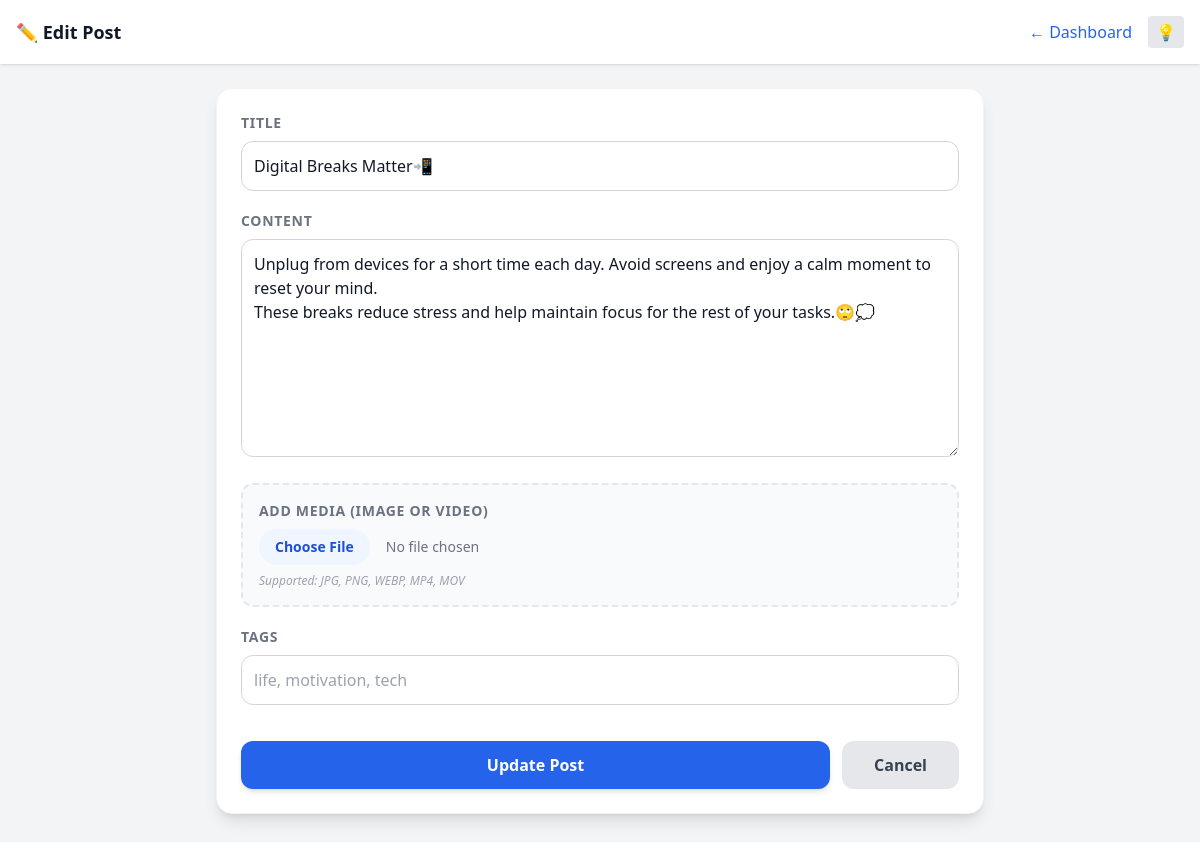
Screenshot of /edit/3 (signed in) with the database file from the repository.
### app.py (models this page shows)
class Post(db.Model):
    id = db.Column(db.Integer, primary_key=True)
    title = db.Column(db.String(200), nullable=False)
    content = db.Column(db.Text, nullable=False)
    slug = db.Column(db.String(200), unique=True, nullable=False)
    author = db.Column(db.String(80), nullable=False, default="Guest")
    created_at = db.Column(db.DateTime, default=datetime.utcnow)
    approved = db.Column(db.Boolean, default=False)
    tags = db.Column(db.String(200), nullable=True)
    media_file = db.Column(db.String(200), nullable=True)
    media_type = db.Column(db.String(10), nullable=True) # 'image' or 'video'

### app.py (the view, shortened to what this page needs)
@app.route('/edit/<int:post_id>', methods=['GET', 'POST'])
@login_required
def edit_post(post_id):
    post = Post.query.get_or_404(post_id)
    user = User.query.get(session['user_id'])
    if post.author != user.username and not user.is_admin:
        return redirect(url_for('dashboard'))
    return render_template('create_post.html', post=post)

### app.py (called while the page is built)
def login_required(f):
    @wraps(f)
    def decorated(*args, **kwargs):
        if not session.get('user_id'):
            flash("Please login first!")
            return redirect(url_for('login'))
        return f(*args, **kwargs)
    return decorated

@app.context_processor
def utility_processor():
    def get_user_by_username(username):
        return User.query.filter_by(username=username).first()
    return dict(get_user_by_username=get_user_by_username, get_read_time=get_read_time)

### templates/create_post.html (shortened to what this page needs)
<!DOCTYPE html>
<html lang="en">
<head>
    <script src="https://cdn.tailwindcss.com"></script>
</head>
<body class="bg-gray-100 dark:bg-gray-900 text-gray-900 dark:text-gray-100 transition-colors duration-300">
<header class="flex justify-between items-center p-4 bg-white dark:bg-gray-800 shadow sticky top-0 z-50">
    <div class="font-bold text-lg">{{ '✏️ Edit Post' if post else '✨ Create Post' }}</div>
    <div class="flex items-center space-x-4">
        <a href="{{ url_for('dashboard') }}" class="text-blue-600 dark:text-blue-400 hover:underline font-medium">← Dashboard</a>
        <span id="darkToggle" class="cursor-pointer px-2 py-1 bg-gray-200 dark:bg-gray-700 rounded text-gray-800 dark:text-gray-200 hover:bg-gray-300 dark:hover:bg-gray-600 transition">💡</span>
    </div>
</header>
<div class="max-w-3xl mx-auto p-6 bg-white dark:bg-gray-800 rounded-2xl shadow-lg mt-6 mb-10 transition-colors duration-300 border border-gray-100 dark:border-gray-700">
    <form method="POST" enctype="multipart/form-data" class="space-y-5">
        <div>
            <label class="block text-sm font-bold mb-2 text-gray-500 uppercase tracking-wider">Title</label>
            <input type="text" name="title" placeholder="Enter post title..." required
                   value="{{ post.title if post else '' }}"
                   class="w-full p-3 rounded-xl border border-gray-300 dark:border-gray-600 bg-white dark:bg-gray-700 text-gray-900 dark:text-gray-100 focus:ring-2 focus:ring-blue-500 outline-none transition">
        </div>
        <div>
            <label class="block text-sm font-bold mb-2 text-gray-500 uppercase tracking-wider">Content</label>
            <textarea name="content" placeholder="Write your thoughts here..." rows="8" required
                      class="w-full p-3 rounded-xl border border-gray-300 dark:border-gray-600 bg-white dark:bg-gray-700 text-gray-900 dark:text-gray-100 focus:ring-2 focus:ring-blue-500 outline-none transition">{{ post.content if post else '' }}</textarea>
        </div>
        <div class="p-4 bg-gray-50 dark:bg-gray-700/50 rounded-xl border-2 border-dashed border-gray-200 dark:border-gray-600">
            <label class="block text-sm font-bold mb-2 text-gray-500 uppercase tracking-wider">Add Media (Image or Video)</label>
            <input type="file" name="media_file" accept="image/*,video/*"
                   class="w-full text-sm text-gray-500 file:mr-4 file:py-2 file:px-4 file:rounded-full file:border-0 file:text-sm file:font-semibold file:bg-blue-50 file:text-blue-700 hover:file:bg-blue-100 dark:file:bg-gray-600 dark:file:text-gray-200">
            <p class="mt-2 text-xs text-gray-400 italic">Supported: JPG, PNG, WEBP, MP4, MOV</p>
        </div>
        <div>
            <label class="block text-sm font-bold mb-2 text-gray-500 uppercase tracking-wider">Tags</label>
            <input type="text" name="tags" placeholder="life, motivation, tech"
                   value="{{ post.tags if post else '' }}"
                   class="w-full p-3 rounded-xl border border-gray-300 dark:border-gray-600 bg-white dark:bg-gray-700 text-gray-900 dark:text-gray-100 focus:ring-2 focus:ring-blue-500 outline-none transition">
        </div>
        <div class="pt-4 flex gap-3">
            <button type="submit" class="flex-1 px-8 py-3 bg-blue-600 hover:bg-blue-700 text-white font-bold rounded-xl transition shadow-md transform active:scale-95">
                {{ 'Update Post' if post else 'Publish Post' }}
            </button>
            <a href="{{ url_for('dashboard') }}" class="px-8 py-3 bg-gray-200 dark:bg-gray-700 text-center font-bold rounded-xl text-gray-700 dark:text-gray-200 hover:bg-gray-300 dark:hover:bg-gray-600 transition border-none">
                Cancel
            </a>
        </div>
    </form>
</div>
</body>
</html>

### rows the page displays
Post: title "Digital Breaks Matter📲", content "Unplug from devices for a short time each day. Avoid screens and enjoy a calm moment to reset your mind. These breaks reduce stress and help maintain focus for the rest of your tasks.🙄💭"

### other values shown
{{ '✏️ Edit Post' if post else '✨ Create Post' }} "✏️ Edit Post"
{{ 'Update Post' if post else 'Publish Post' }} "Update Post"
